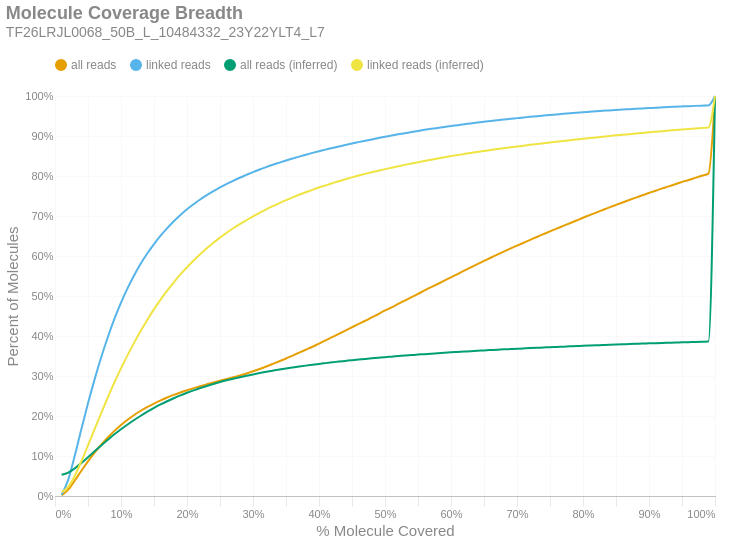

Here is the notebook cell this chart was saved with:
### Markdown cell above
### Molecule Read Coverage
This chart shows molecule coverage breadth as computed by the number of bases aligned to that molecule. In other words, "*how much of each unique long molecule is actually sequenced/aligned?*" Keep in mind there is a distinction between sequences and alignments, since some sequences belonging to a particular molecule may not align well and wouldn't appear in the alignment data. This chart also shows molecule coverage breadth as computed by the *inferred fragment* from which the aligned sequences originate. Unlike read coverage, this calculation takes into account the total insert size, including unsequenced gaps between the forward and reverse reads. Like the previous figures, these are cumulative percents.

### Code cell
if SKIPLR:
    print_html(f"Skipped")
else:
    binned_df = consolidated_hist(valids['coverage_bp'], mask, 0.01, True)
    binned_df_inf = consolidated_hist(valids['coverage_inserts'], mask, 0.01, True)
    binned_df = binned_df.with_columns(pl.lit(binned_df_inf['all reads (cumsum)']).alias('all reads (inferred)'))
    binned_df = binned_df.with_columns(pl.lit(binned_df_inf['linked reads (cumsum)']).alias('linked reads (inferred)'))
    binned_df = binned_df.with_columns(
        (pl.col('bin').cast(pl.Float64) + 0.01).alias('right_edge')
    )

    with SafeRender(binned_df):
        (
            density_plot(binned_df, 'Molecule Coverage Breadth', samplename, 'molcov', ['all reads (inferred)','linked reads (inferred)'])
            .encode(
                #x=alt.X('bin:Q', title="% Molecule Covered").axis(format = '%').scale(padding=0),
                x=alt.X('right_edge:Q', title="% Molecule Covered").axis(format='%').scale(padding=0),
                y=alt.Y('value:Q', title='Percent of Molecules')
                    .axis(format='%')
                    .stack(False)
                    .scale(domainMin=0, padding=0),
                color=alt.Color("key:N").scale(domain = ["all reads", "linked reads", "all reads (inferred)", "linked reads (inferred)"]),
                tooltip = [
                    alt.Tooltip("key:N", title = "Data Type"),
                    alt.Tooltip("range_label:N", title="% Molecule Covered"),
                    alt.Tooltip("value:Q", format = ".2%", title="% Molecules")
                ]
            )
        ).display()

### Figure 1 — Vega-Lite specification as saved in the notebook (floating-point values rounded to 4 significant figures)
{"width": "container", "height": 400, "config": {"title": {"anchor": "start", "dy": -15, "fontSize": 18, "color": "#888888", "subtitleColor": "#888888", "subtitleFontSize": 14}, "arc": {"fill": "#0072B2"}, "axis": {"domainColor": "#888888", "domainWidth": 0.5, "gridWidth": 0.2, "grid": false, "titleFontWeight": 400, "titleFontSize": 15, "labelFontSize": 11, "labelColor": "#888888", "tickColor": "#888888", "tickWidth": 0.2, "titleColor": "#888888"}, "axisBand": {"grid": false}, "axisX": {"grid": true, "tickSize": 10, "domainCap": "round"}, "axisY": {"domain": false, "grid": true, "tickSize": 0, "domainCap": "round"}, "background": "transparent", "header": {"labelFontSize": 15, "labelColor": "#888888", "titleFontSize": 15, "titleFontWeight": 600, "titleColor": "#888888"}, "legend": {"labelFont": "sans-serif", "labelFontSize": 12, "labelColor": "#888888", "symbolSize": 100, "symbolType": "circle", "titleFontSize": 12, "titlePadding": 10, "titleColor": "#888888", "title": null, "orient": "top"}, "range": {"category": ["#E69F00", "#56B4E9", "#009E73", "#F0E442", "#0072B2", "#D55E00", "#CC79A7", "#000000"], "diverging": ["#cfe8f3", "#a2d4ec", "#73bfe2", "#46abdb", "#1696d2", "#12719e"]}, "area": {"fill": "#0072B2", "fillOpacity": 0.7, "line": true, "strokeOpacity": 0.7}, "line": {"color": "#0072B2", "stroke": "#0072B2", "strokeWidth": 2}, "trail": {"color": "#0072B2", "stroke": "#0072B2", "strokeWidth": 0, "size": 1}, "point": {"filled": true, "fillOpacity": 1.0, "size": 95}, "text": {"color": "#888888", "fontSize": 11, "align": "right", "fontWeight": 400, "size": 11}, "bar": {"fill": "#0072B2", "stroke": null}, "view": {"stroke": null, "continuousWidth": 660, "continuousHeight": 400}}, "data": {"name": "data-a9d56c04a01b225cef2b59638274e54f"}, "mark": {"type": "line", "interpolate": "monotone", "point": {"opacity": 0, "size": 275}}, "encoding": {"color": {"field": "key", "scale": {"domain": ["all reads", "linked reads", "all reads (inferred)", "linked reads (inferred)"]}, "type": "nominal"}, "tooltip": [{"field": "key", "title": "Data Type", "type": "nominal"}, {"field": "range_label", "title": "% Molecule Covered", "type": "nominal"}, {"field": "value", "format": ".2%", "title": "% Molecules", "type": "quantitative"}], "x": {"axis": {"format": "%"}, "field": "right_edge", "scale": {"padding": 0}, "title": "% Molecule Covered", "type": "quantitative"}, "y": {"axis": {"format": "%"}, "field": "value", "scale": {"domainMin": 0, "padding": 0}, "stack": false, "title": "Percent of Molecules", "type": "quantitative"}}, "params": [{"name": "param_c36ac31b6afebe62", "select": {"type": "point", "fields": ["key"]}, "bind": "legend"}], "title": {"text": "Molecule Coverage Breadth", "subtitle": "TF26LRJL0068_50B_L_10484332_23Y22YLT4_L7"}, "transform": [{"fold": ["all reads (cumsum)", "linked reads (cumsum)", "all reads (inferred)", "linked reads (inferred)"]}, {"calculate": "replace(datum.key, ' (cumsum)', '')", "as": "key"}, {"filter": {"param": "param_c36ac31b6afebe62"}}], "usermeta": {"embedOptions": {"downloadFileName": "TF26LRJL0068_50B_L_10484332_23Y22YLT4_L7.molcov"}}, "$schema": "https://vega.github.io/schema/vega-lite/v6.4.1.json", "datasets": {"data-a9d56c04a01b225cef2b59638274e54f": [{"bin": "0.0", "interval": "0.0-0.01", "all reads": 0.00147, "linked reads": 0.002889, "all reads (cumsum)": 0.00147, "linked reads (cumsum)": 0.002889, "range_label": "0.0-0.01", "all reads (inferred)": 0.05296, "linked reads (inferred)": 0.009664, "right_edge": 0.01}, {"bin": "0.01", "interval": "0.01-0.02", "all reads": 0.01468, "linked reads": 0.03755, "all reads (cumsum)": 0.01615, "linked reads (cumsum)": 0.04043, "range_label": "0.01-0.02", "all reads (inferred)": 0.05848, "linked reads (inferred)": 0.02274, "right_edge": 0.02}, {"bin": "0.02", "interval": "0.02-0.03", "all reads": 0.02258, "linked reads": 0.06051, "all reads (cumsum)": 0.03874, "linked reads (cumsum)": 0.1009, "range_label": "0.02-0.03", "all reads (inferred)": 0.06908, "linked reads (inferred)": 0.05072, "right_edge": 0.03}, {"bin": "0.03", "interval": "0.03-0.04", "all reads": 0.02428, "linked reads": 0.06634, "all reads (cumsum)": 0.06302, "linked reads (cumsum)": 0.1673, "range_label": "0.03-0.04", "all reads (inferred)": 0.08246, "linked reads (inferred)": 0.08684, "right_edge": 0.04}, {"bin": "0.04", "interval": "0.04-0.05", "all reads": 0.0234, "linked reads": 0.06433, "all reads (cumsum)": 0.08641, "linked reads (cumsum)": 0.2316, "range_label": "0.04-0.05", "all reads (inferred)": 0.09709, "linked reads (inferred)": 0.1267, "right_edge": 0.05}, {"bin": "0.05", "interval": "0.05-0.06", "all reads": 0.02174, "linked reads": 0.06, "all reads (cumsum)": 0.1082, "linked reads (cumsum)": 0.2916, "range_label": "0.05-0.06", "all reads (inferred)": 0.1119, "linked reads (inferred)": 0.1675, "right_edge": 0.06}, {"bin": "0.06", "interval": "0.06-0.07", "all reads": 0.01994, "linked reads": 0.05514, "all reads (cumsum)": 0.1281, "linked reads (cumsum)": 0.3468, "range_label": "0.06-0.07", "all reads (inferred)": 0.1264, "linked reads (inferred)": 0.2074, "right_edge": 0.07}, {"bin": "0.07", "interval": "0.07-0.08", "all reads": 0.01813, "linked reads": 0.05016, "all reads (cumsum)": 0.1462, "linked reads (cumsum)": 0.3969, "range_label": "0.07-0.08", "all reads (inferred)": 0.1405, "linked reads (inferred)": 0.2463, "right_edge": 0.08}, {"bin": "0.08", "interval": "0.08-0.09", "all reads": 0.01655, "linked reads": 0.04584, "all reads (cumsum)": 0.1628, "linked reads (cumsum)": 0.4428, "range_label": "0.08-0.09", "all reads (inferred)": 0.1541, "linked reads (inferred)": 0.284, "right_edge": 0.09}, {"bin": "0.09", "interval": "0.09-0.1", "all reads": 0.01468, "linked reads": 0.04047, "all reads (cumsum)": 0.1775, "linked reads (cumsum)": 0.4832, "range_label": "0.09-0.1", "all reads (inferred)": 0.1668, "linked reads (inferred)": 0.3191, "right_edge": 0.1}, {"bin": "0.1", "interval": "0.1-0.11", "all reads": 0.01325, "linked reads": 0.03657, "all reads (cumsum)": 0.1907, "linked reads (cumsum)": 0.5198, "range_label": "0.1-0.11", "all reads (inferred)": 0.1788, "linked reads (inferred)": 0.3522, "right_edge": 0.11}, {"bin": "0.11", "interval": "0.11-0.12", "all reads": 0.01176, "linked reads": 0.03225, "all reads (cumsum)": 0.2025, "linked reads (cumsum)": 0.552, "range_label": "0.11-0.12", "all reads (inferred)": 0.19, "linked reads (inferred)": 0.3835, "right_edge": 0.12}, {"bin": "0.12", "interval": "0.12-0.13", "all reads": 0.01066, "linked reads": 0.02914, "all reads (cumsum)": 0.2131, "linked reads (cumsum)": 0.5812, "range_label": "0.12-0.13", "all reads (inferred)": 0.2006, "linked reads (inferred)": 0.4129, "right_edge": 0.13}, {"bin": "0.13", "interval": "0.13-0.14", "all reads": 0.009493, "linked reads": 0.02566, "all reads (cumsum)": 0.2226, "linked reads (cumsum)": 0.6069, "range_label": "0.13-0.14", "all reads (inferred)": 0.2107, "linked reads (inferred)": 0.4408, "right_edge": 0.14}, {"bin": "0.14", "interval": "0.14-0.15", "all reads": 0.008478, "linked reads": 0.0229, "all reads (cumsum)": 0.2311, "linked reads (cumsum)": 0.6297, "range_label": "0.14-0.15", "all reads (inferred)": 0.2202, "linked reads (inferred)": 0.4672, "right_edge": 0.15}, {"bin": "0.15", "interval": "0.15-0.16", "all reads": 0.007906, "linked reads": 0.02104, "all reads (cumsum)": 0.239, "linked reads (cumsum)": 0.6508, "range_label": "0.15-0.16", "all reads (inferred)": 0.2289, "linked reads (inferred)": 0.4911, "right_edge": 0.16}, {"bin": "0.16", "interval": "0.16-0.17", "all reads": 0.007183, "linked reads": 0.01895, "all reads (cumsum)": 0.2462, "linked reads (cumsum)": 0.6697, "range_label": "0.16-0.17", "all reads (inferred)": 0.2369, "linked reads (inferred)": 0.5133, "right_edge": 0.17}, {"bin": "0.17", "interval": "0.17-0.18", "all reads": 0.006594, "linked reads": 0.0172, "all reads (cumsum)": 0.2528, "linked reads (cumsum)": 0.6869, "range_label": "0.17-0.18", "all reads (inferred)": 0.2445, "linked reads (inferred)": 0.5342, "right_edge": 0.18}, {"bin": "0.18", "interval": "0.18-0.19", "all reads": 0.006107, "linked reads": 0.01562, "all reads (cumsum)": 0.2589, "linked reads (cumsum)": 0.7026, "range_label": "0.18-0.19", "all reads (inferred)": 0.2516, "linked reads (inferred)": 0.5539, "right_edge": 0.19}, {"bin": "0.19", "interval": "0.19-0.2", "all reads": 0.005642, "linked reads": 0.01423, "all reads (cumsum)": 0.2645, "linked reads (cumsum)": 0.7168, "range_label": "0.19-0.2", "all reads (inferred)": 0.2581, "linked reads (inferred)": 0.572, "right_edge": 0.2}, {"bin": "0.2", "interval": "0.2-0.21", "all reads": 0.005068, "linked reads": 0.01256, "all reads (cumsum)": 0.2696, "linked reads (cumsum)": 0.7293, "range_label": "0.2-0.21", "all reads (inferred)": 0.2641, "linked reads (inferred)": 0.5888, "right_edge": 0.21}, {"bin": "0.21", "interval": "0.21-0.22", "all reads": 0.004961, "linked reads": 0.012, "all reads (cumsum)": 0.2746, "linked reads (cumsum)": 0.7413, "range_label": "0.21-0.22", "all reads (inferred)": 0.2698, "linked reads (inferred)": 0.6045, "right_edge": 0.22}, {"bin": "0.22", "interval": "0.22-0.23", "all reads": 0.004651, "linked reads": 0.01072, "all reads (cumsum)": 0.2792, "linked reads (cumsum)": 0.7521, "range_label": "0.22-0.23", "all reads (inferred)": 0.2752, "linked reads (inferred)": 0.6193, "right_edge": 0.23}, {"bin": "0.23", "interval": "0.23-0.24", "all reads": 0.004502, "linked reads": 0.009955, "all reads (cumsum)": 0.2837, "linked reads (cumsum)": 0.762, "range_label": "0.23-0.24", "all reads (inferred)": 0.2802, "linked reads (inferred)": 0.633, "right_edge": 0.24}, {"bin": "0.24", "interval": "0.24-0.25", "all reads": 0.004481, "linked reads": 0.009469, "all reads (cumsum)": 0.2882, "linked reads (cumsum)": 0.7715, "range_label": "0.24-0.25", "all reads (inferred)": 0.2848, "linked reads (inferred)": 0.6459, "right_edge": 0.25}, {"bin": "0.25", "interval": "0.25-0.26", "all reads": 0.004185, "linked reads": 0.008339, "all reads (cumsum)": 0.2924, "linked reads (cumsum)": 0.7798, "range_label": "0.25-0.26", "all reads (inferred)": 0.2892, "linked reads (inferred)": 0.6582, "right_edge": 0.26}, {"bin": "0.26", "interval": "0.26-0.27", "all reads": 0.004324, "linked reads": 0.008164, "all reads (cumsum)": 0.2967, "linked reads (cumsum)": 0.788, "range_label": "0.26-0.27", "all reads (inferred)": 0.2933, "linked reads (inferred)": 0.6694, "right_edge": 0.27}, {"bin": "0.27", "interval": "0.27-0.28", "all reads": 0.004618, "linked reads": 0.007602, "all reads (cumsum)": 0.3013, "linked reads (cumsum)": 0.7956, "range_label": "0.27-0.28", "all reads (inferred)": 0.297, "linked reads (inferred)": 0.6796, "right_edge": 0.28}, {"bin": "0.28", "interval": "0.28-0.29", "all reads": 0.00496, "linked reads": 0.007153, "all reads (cumsum)": 0.3063, "linked reads (cumsum)": 0.8027, "range_label": "0.28-0.29", "all reads (inferred)": 0.3005, "linked reads (inferred)": 0.6894, "right_edge": 0.29}, {"bin": "0.29", "interval": "0.29-0.3", "all reads": 0.005485, "linked reads": 0.007114, "all reads (cumsum)": 0.3118, "linked reads (cumsum)": 0.8099, "range_label": "0.29-0.3", "all reads (inferred)": 0.304, "linked reads (inferred)": 0.699, "right_edge": 0.3}, {"bin": "0.3", "interval": "0.3-0.31", "all reads": 0.005847, "linked reads": 0.006398, "all reads (cumsum)": 0.3176, "linked reads (cumsum)": 0.8163, "range_label": "0.3-0.31", "all reads (inferred)": 0.3073, "linked reads (inferred)": 0.708, "right_edge": 0.31}, {"bin": "0.31", "interval": "0.31-0.32", "all reads": 0.006133, "linked reads": 0.006028, "all reads (cumsum)": 0.3237, "linked reads (cumsum)": 0.8223, "range_label": "0.31-0.32", "all reads (inferred)": 0.3104, "linked reads (inferred)": 0.7165, "right_edge": 0.32}, {"bin": "0.32", "interval": "0.32-0.33", "all reads": 0.006528, "linked reads": 0.005746, "all reads (cumsum)": 0.3303, "linked reads (cumsum)": 0.828, "range_label": "0.32-0.33", "all reads (inferred)": 0.3133, "linked reads (inferred)": 0.7246, "right_edge": 0.33}, {"bin": "0.33", "interval": "0.33-0.34", "all reads": 0.006709, "linked reads": 0.005329, "all reads (cumsum)": 0.337, "linked reads (cumsum)": 0.8334, "range_label": "0.33-0.34", "all reads (inferred)": 0.3161, "linked reads (inferred)": 0.7324, "right_edge": 0.34}, {"bin": "0.34", "interval": "0.34-0.35", "all reads": 0.006848, "linked reads": 0.005202, "all reads (cumsum)": 0.3438, "linked reads (cumsum)": 0.8386, "range_label": "0.34-0.35", "all reads (inferred)": 0.3188, "linked reads (inferred)": 0.7396, "right_edge": 0.35}, {"bin": "0.35", "interval": "0.35-0.36", "all reads": 0.007293, "linked reads": 0.005041, "all reads (cumsum)": 0.3511, "linked reads (cumsum)": 0.8436, "range_label": "0.35-0.36", "all reads (inferred)": 0.3212, "linked reads (inferred)": 0.7464, "right_edge": 0.36}, {"bin": "0.36", "interval": "0.36-0.37", "all reads": 0.007238, "linked reads": 0.00493, "all reads (cumsum)": 0.3584, "linked reads (cumsum)": 0.8485, "range_label": "0.36-0.37", "all reads (inferred)": 0.3236, "linked reads (inferred)": 0.753, "right_edge": 0.37}, {"bin": "0.37", "interval": "0.37-0.38", "all reads": 0.007354, "linked reads": 0.004774, "all reads (cumsum)": 0.3657, "linked reads (cumsum)": 0.8533, "range_label": "0.37-0.38", "all reads (inferred)": 0.3259, "linked reads (inferred)": 0.7594, "right_edge": 0.38}, {"bin": "0.38", "interval": "0.38-0.39", "all reads": 0.007444, "linked reads": 0.004492, "all reads (cumsum)": 0.3732, "linked reads (cumsum)": 0.8578, "range_label": "0.38-0.39", "all reads (inferred)": 0.3281, "linked reads (inferred)": 0.7654, "right_edge": 0.39}, {"bin": "0.39", "interval": "0.39-0.4", "all reads": 0.007934, "linked reads": 0.004254, "all reads (cumsum)": 0.3811, "linked reads (cumsum)": 0.8621, "range_label": "0.39-0.4", "all reads (inferred)": 0.3302, "linked reads (inferred)": 0.7711, "right_edge": 0.4}, {"bin": "0.4", "interval": "0.4-0.41", "all reads": 0.007873, "linked reads": 0.003937, "all reads (cumsum)": 0.389, "linked reads (cumsum)": 0.866, "range_label": "0.4-0.41", "all reads (inferred)": 0.3322, "linked reads (inferred)": 0.7765, "right_edge": 0.41}, {"bin": "0.41", "interval": "0.41-0.42", "all reads": 0.008227, "linked reads": 0.004074, "all reads (cumsum)": 0.3972, "linked reads (cumsum)": 0.8701, "range_label": "0.41-0.42", "all reads (inferred)": 0.3341, "linked reads (inferred)": 0.7818, "right_edge": 0.42}, {"bin": "0.42", "interval": "0.42-0.43", "all reads": 0.008292, "linked reads": 0.003882, "all reads (cumsum)": 0.4055, "linked reads (cumsum)": 0.8739, "range_label": "0.42-0.43", "all reads (inferred)": 0.336, "linked reads (inferred)": 0.787, "right_edge": 0.43}, {"bin": "0.43", "interval": "0.43-0.44", "all reads": 0.008034, "linked reads": 0.003552, "all reads (cumsum)": 0.4135, "linked reads (cumsum)": 0.8775, "range_label": "0.43-0.44", "all reads (inferred)": 0.3378, "linked reads (inferred)": 0.7918, "right_edge": 0.44}, {"bin": "0.44", "interval": "0.44-0.45", "all reads": 0.008337, "linked reads": 0.003744, "all reads (cumsum)": 0.4219, "linked reads (cumsum)": 0.8812, "range_label": "0.44-0.45", "all reads (inferred)": 0.3396, "linked reads (inferred)": 0.7967, "right_edge": 0.45}, {"bin": "0.45", "interval": "0.45-0.46", "all reads": 0.008233, "linked reads": 0.00348, "all reads (cumsum)": 0.4301, "linked reads (cumsum)": 0.8847, "range_label": "0.45-0.46", "all reads (inferred)": 0.3412, "linked reads (inferred)": 0.8011, "right_edge": 0.46}, {"bin": "0.46", "interval": "0.46-0.47", "all reads": 0.008064, "linked reads": 0.003383, "all reads (cumsum)": 0.4382, "linked reads (cumsum)": 0.8881, "range_label": "0.46-0.47", "all reads (inferred)": 0.3427, "linked reads (inferred)": 0.8053, "right_edge": 0.47}, {"bin": "0.47", "interval": "0.47-0.48", "all reads": 0.008421, "linked reads": 0.003287, "all reads (cumsum)": 0.4466, "linked reads (cumsum)": 0.8914, "range_label": "0.47-0.48", "all reads (inferred)": 0.3442, "linked reads (inferred)": 0.8093, "right_edge": 0.48}, {"bin": "0.48", "interval": "0.48-0.49", "all reads": 0.008306, "linked reads": 0.003536, "all reads (cumsum)": 0.4549, "linked reads (cumsum)": 0.8949, "range_label": "0.48-0.49", "all reads (inferred)": 0.3457, "linked reads (inferred)": 0.8133, "right_edge": 0.49}, {"bin": "0.49", "interval": "0.49-0.5", "all reads": 0.008964, "linked reads": 0.003306, "all reads (cumsum)": 0.4638, "linked reads (cumsum)": 0.8982, "range_label": "0.49-0.5", "all reads (inferred)": 0.3471, "linked reads (inferred)": 0.8172, "right_edge": 0.5}, {"bin": "0.5", "interval": "0.5-0.51", "all reads": 0.007737, "linked reads": 0.00292, "all reads (cumsum)": 0.4716, "linked reads (cumsum)": 0.9012, "range_label": "0.5-0.51", "all reads (inferred)": 0.3484, "linked reads (inferred)": 0.8207, "right_edge": 0.51}, {"bin": "0.51", "interval": "0.51-0.52", "all reads": 0.008639, "linked reads": 0.002981, "all reads (cumsum)": 0.4802, "linked reads (cumsum)": 0.9041, "range_label": "0.51-0.52", "all reads (inferred)": 0.3498, "linked reads (inferred)": 0.8244, "right_edge": 0.52}, {"bin": "0.52", "interval": "0.52-0.53", "all reads": 0.008395, "linked reads": 0.002865, "all reads (cumsum)": 0.4886, "linked reads (cumsum)": 0.907, "range_label": "0.52-0.53", "all reads (inferred)": 0.351, "linked reads (inferred)": 0.8278, "right_edge": 0.53}, {"bin": "0.53", "interval": "0.53-0.54", "all reads": 0.008325, "linked reads": 0.002754, "all reads (cumsum)": 0.4969, "linked reads (cumsum)": 0.9098, "range_label": "0.53-0.54", "all reads (inferred)": 0.3522, "linked reads (inferred)": 0.8311, "right_edge": 0.54}, {"bin": "0.54", "interval": "0.54-0.55", "all reads": 0.008303, "linked reads": 0.002907, "all reads (cumsum)": 0.5052, "linked reads (cumsum)": 0.9127, "range_label": "0.54-0.55", "all reads (inferred)": 0.3535, "linked reads (inferred)": 0.8344, "right_edge": 0.55}, {"bin": "0.55", "interval": "0.55-0.56", "all reads": 0.00861, "linked reads": 0.002759, "all reads (cumsum)": 0.5139, "linked reads (cumsum)": 0.9154, "range_label": "0.55-0.56", "all reads (inferred)": 0.3546, "linked reads (inferred)": 0.8375, "right_edge": 0.56}, {"bin": "0.56", "interval": "0.56-0.57", "all reads": 0.008204, "linked reads": 0.00253, "all reads (cumsum)": 0.5221, "linked reads (cumsum)": 0.918, "range_label": "0.56-0.57", "all reads (inferred)": 0.3558, "linked reads (inferred)": 0.8408, "right_edge": 0.57}, {"bin": "0.57", "interval": "0.57-0.58", "all reads": 0.007976, "linked reads": 0.002318, "all reads (cumsum)": 0.53, "linked reads (cumsum)": 0.9203, "range_label": "0.57-0.58", "all reads (inferred)": 0.357, "linked reads (inferred)": 0.8439, "right_edge": 0.58}, {"bin": "0.58", "interval": "0.58-0.59", "all reads": 0.00831, "linked reads": 0.002289, "all reads (cumsum)": 0.5383, "linked reads (cumsum)": 0.9226, "range_label": "0.58-0.59", "all reads (inferred)": 0.3581, "linked reads (inferred)": 0.8469, "right_edge": 0.59}, {"bin": "0.59", "interval": "0.59-0.6", "all reads": 0.008424, "linked reads": 0.002416, "all reads (cumsum)": 0.5468, "linked reads (cumsum)": 0.925, "range_label": "0.59-0.6", "all reads (inferred)": 0.3592, "linked reads (inferred)": 0.8498, "right_edge": 0.6}, {"bin": "0.6", "interval": "0.6-0.61", "all reads": 0.008149, "linked reads": 0.002155, "all reads (cumsum)": 0.5549, "linked reads (cumsum)": 0.9271, "range_label": "0.6-0.61", "all reads (inferred)": 0.3601, "linked reads (inferred)": 0.8524, "right_edge": 0.61}, {"bin": "0.61", "interval": "0.61-0.62", "all reads": 0.008419, "linked reads": 0.002237, "all reads (cumsum)": 0.5633, "linked reads (cumsum)": 0.9294, "range_label": "0.61-0.62", "all reads (inferred)": 0.3611, "linked reads (inferred)": 0.8551, "right_edge": 0.62}, {"bin": "0.62", "interval": "0.62-0.63", "all reads": 0.008273, "linked reads": 0.002075, "all reads (cumsum)": 0.5716, "linked reads (cumsum)": 0.9314, "range_label": "0.62-0.63", "all reads (inferred)": 0.3621, "linked reads (inferred)": 0.8577, "right_edge": 0.63}, {"bin": "0.63", "interval": "0.63-0.64", "all reads": 0.00814, "linked reads": 0.002213, "all reads (cumsum)": 0.5798, "linked reads (cumsum)": 0.9337, "range_label": "0.63-0.64", "all reads (inferred)": 0.363, "linked reads (inferred)": 0.8602, "right_edge": 0.64}, {"bin": "0.64", "interval": "0.64-0.65", "all reads": 0.007934, "linked reads": 0.001949, "all reads (cumsum)": 0.5877, "linked reads (cumsum)": 0.9356, "range_label": "0.64-0.65", "all reads (inferred)": 0.3639, "linked reads (inferred)": 0.8626, "right_edge": 0.65}, {"bin": "0.65", "interval": "0.65-0.66", "all reads": 0.007952, "linked reads": 0.001943, "all reads (cumsum)": 0.5956, "linked reads (cumsum)": 0.9375, "range_label": "0.65-0.66", "all reads (inferred)": 0.3648, "linked reads (inferred)": 0.8649, "right_edge": 0.66}, {"bin": "0.66", "interval": "0.66-0.67", "all reads": 0.007687, "linked reads": 0.001885, "all reads (cumsum)": 0.6033, "linked reads (cumsum)": 0.9394, "range_label": "0.66-0.67", "all reads (inferred)": 0.3657, "linked reads (inferred)": 0.8673, "right_edge": 0.67}, {"bin": "0.67", "interval": "0.67-0.68", "all reads": 0.007754, "linked reads": 0.001793, "all reads (cumsum)": 0.6111, "linked reads (cumsum)": 0.9412, "range_label": "0.67-0.68", "all reads (inferred)": 0.3666, "linked reads (inferred)": 0.8695, "right_edge": 0.68}, {"bin": "0.68", "interval": "0.68-0.69", "all reads": 0.007514, "linked reads": 0.001698, "all reads (cumsum)": 0.6186, "linked reads (cumsum)": 0.9429, "range_label": "0.68-0.69", "all reads (inferred)": 0.3674, "linked reads (inferred)": 0.8716, "right_edge": 0.69}, {"bin": "0.69", "interval": "0.69-0.7", "all reads": 0.007401, "linked reads": 0.001753, "all reads (cumsum)": 0.626, "linked reads (cumsum)": 0.9447, "range_label": "0.69-0.7", "all reads (inferred)": 0.3682, "linked reads (inferred)": 0.8738, "right_edge": 0.7}, {"bin": "0.7", "interval": "0.7-0.71", "all reads": 0.007154, "linked reads": 0.001735, "all reads (cumsum)": 0.6331, "linked reads (cumsum)": 0.9464, "range_label": "0.7-0.71", "all reads (inferred)": 0.369, "linked reads (inferred)": 0.8759, "right_edge": 0.71}, {"bin": "0.71", "interval": "0.71-0.72", "all reads": 0.007159, "linked reads": 0.001492, "all reads (cumsum)": 0.6403, "linked reads (cumsum)": 0.9479, "range_label": "0.71-0.72", "all reads (inferred)": 0.3698, "linked reads (inferred)": 0.878, "right_edge": 0.72}, {"bin": "0.72", "interval": "0.72-0.73", "all reads": 0.007236, "linked reads": 0.001685, "all reads (cumsum)": 0.6475, "linked reads (cumsum)": 0.9496, "range_label": "0.72-0.73", "all reads (inferred)": 0.3705, "linked reads (inferred)": 0.8799, "right_edge": 0.73}, {"bin": "0.73", "interval": "0.73-0.74", "all reads": 0.006975, "linked reads": 0.001489, "all reads (cumsum)": 0.6545, "linked reads (cumsum)": 0.9511, "range_label": "0.73-0.74", "all reads (inferred)": 0.3713, "linked reads (inferred)": 0.8818, "right_edge": 0.74}, {"bin": "0.74", "interval": "0.74-0.75", "all reads": 0.007097, "linked reads": 0.001439, "all reads (cumsum)": 0.6616, "linked reads (cumsum)": 0.9525, "range_label": "0.74-0.75", "all reads (inferred)": 0.372, "linked reads (inferred)": 0.8838, "right_edge": 0.75}, {"bin": "0.75", "interval": "0.75-0.76", "all reads": 0.006793, "linked reads": 0.001516, "all reads (cumsum)": 0.6684, "linked reads (cumsum)": 0.954, "range_label": "0.75-0.76", "all reads (inferred)": 0.3727, "linked reads (inferred)": 0.8856, "right_edge": 0.76}, {"bin": "0.76", "interval": "0.76-0.77", "all reads": 0.006761, "linked reads": 0.001429, "all reads (cumsum)": 0.6752, "linked reads (cumsum)": 0.9555, "range_label": "0.76-0.77", "all reads (inferred)": 0.3734, "linked reads (inferred)": 0.8875, "right_edge": 0.77}, {"bin": "0.77", "interval": "0.77-0.78", "all reads": 0.006785, "linked reads": 0.001296, "all reads (cumsum)": 0.682, "linked reads (cumsum)": 0.9568, "range_label": "0.77-0.78", "all reads (inferred)": 0.3741, "linked reads (inferred)": 0.8894, "right_edge": 0.78}, {"bin": "0.78", "interval": "0.78-0.79", "all reads": 0.006751, "linked reads": 0.001415, "all reads (cumsum)": 0.6887, "linked reads (cumsum)": 0.9582, "range_label": "0.78-0.79", "all reads (inferred)": 0.3748, "linked reads (inferred)": 0.8912, "right_edge": 0.79}, {"bin": "0.79", "interval": "0.79-0.8", "all reads": 0.006994, "linked reads": 0.001291, "all reads (cumsum)": 0.6957, "linked reads (cumsum)": 0.9595, "range_label": "0.79-0.8", "all reads (inferred)": 0.3755, "linked reads (inferred)": 0.8931, "right_edge": 0.8}, {"bin": "0.8", "interval": "0.8-0.81", "all reads": 0.00638, "linked reads": 0.001157, "all reads (cumsum)": 0.7021, "linked reads (cumsum)": 0.9606, "range_label": "0.8-0.81", "all reads (inferred)": 0.3761, "linked reads (inferred)": 0.8948, "right_edge": 0.81}, {"bin": "0.81", "interval": "0.81-0.82", "all reads": 0.006396, "linked reads": 0.001157, "all reads (cumsum)": 0.7085, "linked reads (cumsum)": 0.9618, "range_label": "0.81-0.82", "all reads (inferred)": 0.3768, "linked reads (inferred)": 0.8965, "right_edge": 0.82}, {"bin": "0.82", "interval": "0.82-0.83", "all reads": 0.006556, "linked reads": 0.001109, "all reads (cumsum)": 0.715, "linked reads (cumsum)": 0.9629, "range_label": "0.82-0.83", "all reads (inferred)": 0.3774, "linked reads (inferred)": 0.8982, "right_edge": 0.83}, {"bin": "0.83", "interval": "0.83-0.84", "all reads": 0.00646, "linked reads": 0.001128, "all reads (cumsum)": 0.7215, "linked reads (cumsum)": 0.964, "range_label": "0.83-0.84", "all reads (inferred)": 0.3781, "linked reads (inferred)": 0.9, "right_edge": 0.84}, {"bin": "0.84", "interval": "0.84-0.85", "all reads": 0.006226, "linked reads": 0.00112, "all reads (cumsum)": 0.7277, "linked reads (cumsum)": 0.9651, "range_label": "0.84-0.85", "all reads (inferred)": 0.3787, "linked reads (inferred)": 0.9016, "right_edge": 0.85}, {"bin": "0.85", "interval": "0.85-0.86", "all reads": 0.006134, "linked reads": 0.001043, "all reads (cumsum)": 0.7339, "linked reads (cumsum)": 0.9662, "range_label": "0.85-0.86", "all reads (inferred)": 0.3793, "linked reads (inferred)": 0.9032, "right_edge": 0.86}, {"bin": "0.86", "interval": "0.86-0.87", "all reads": 0.006046, "linked reads": 0.0009427, "all reads (cumsum)": 0.7399, "linked reads (cumsum)": 0.9671, "range_label": "0.86-0.87", "all reads (inferred)": 0.3798, "linked reads (inferred)": 0.9046, "right_edge": 0.87}, {"bin": "0.87", "interval": "0.87-0.88", "all reads": 0.005981, "linked reads": 0.001006, "all reads (cumsum)": 0.7459, "linked reads (cumsum)": 0.9681, "range_label": "0.87-0.88", "all reads (inferred)": 0.3804, "linked reads (inferred)": 0.9062, "right_edge": 0.88}, {"bin": "0.88", "interval": "0.88-0.89", "all reads": 0.005852, "linked reads": 0.0009268, "all reads (cumsum)": 0.7517, "linked reads (cumsum)": 0.9691, "range_label": "0.88-0.89", "all reads (inferred)": 0.381, "linked reads (inferred)": 0.9078, "right_edge": 0.89}, {"bin": "0.89", "interval": "0.89-0.9", "all reads": 0.005885, "linked reads": 0.0008529, "all reads (cumsum)": 0.7576, "linked reads (cumsum)": 0.9699, "range_label": "0.89-0.9", "all reads (inferred)": 0.3816, "linked reads (inferred)": 0.9092, "right_edge": 0.9}, {"bin": "0.9", "interval": "0.9-0.91", "all reads": 0.00547, "linked reads": 0.0008951, "all reads (cumsum)": 0.7631, "linked reads (cumsum)": 0.9708, "range_label": "0.9-0.91", "all reads (inferred)": 0.3821, "linked reads (inferred)": 0.9107, "right_edge": 0.91}, {"bin": "0.91", "interval": "0.91-0.92", "all reads": 0.005991, "linked reads": 0.0008318, "all reads (cumsum)": 0.7691, "linked reads (cumsum)": 0.9716, "range_label": "0.91-0.92", "all reads (inferred)": 0.3826, "linked reads (inferred)": 0.9121, "right_edge": 0.92}, {"bin": "0.92", "interval": "0.92-0.93", "all reads": 0.00503, "linked reads": 0.0008159, "all reads (cumsum)": 0.7741, "linked reads (cumsum)": 0.9724, "range_label": "0.92-0.93", "all reads (inferred)": 0.3831, "linked reads (inferred)": 0.9135, "right_edge": 0.93}, {"bin": "0.93", "interval": "0.93-0.94", "all reads": 0.005433, "linked reads": 0.0007209, "all reads (cumsum)": 0.7795, "linked reads (cumsum)": 0.9732, "range_label": "0.93-0.94", "all reads (inferred)": 0.3836, "linked reads (inferred)": 0.9148, "right_edge": 0.94}, {"bin": "0.94", "interval": "0.94-0.95", "all reads": 0.005621, "linked reads": 0.0007525, "all reads (cumsum)": 0.7852, "linked reads (cumsum)": 0.9739, "range_label": "0.94-0.95", "all reads (inferred)": 0.3842, "linked reads (inferred)": 0.9161, "right_edge": 0.95}, {"bin": "0.95", "interval": "0.95-0.96", "all reads": 0.0048, "linked reads": 0.0007341, "all reads (cumsum)": 0.79, "linked reads (cumsum)": 0.9747, "range_label": "0.95-0.96", "all reads (inferred)": 0.3847, "linked reads (inferred)": 0.9174, "right_edge": 0.96}, {"bin": "0.96", "interval": "0.96-0.97", "all reads": 0.005331, "linked reads": 0.0006601, "all reads (cumsum)": 0.7953, "linked reads (cumsum)": 0.9753, "range_label": "0.96-0.97", "all reads (inferred)": 0.3851, "linked reads (inferred)": 0.9187, "right_edge": 0.97}, {"bin": "0.97", "interval": "0.97-0.98", "all reads": 0.005237, "linked reads": 0.00061, "all reads (cumsum)": 0.8005, "linked reads (cumsum)": 0.9759, "range_label": "0.97-0.98", "all reads (inferred)": 0.3857, "linked reads (inferred)": 0.92, "right_edge": 0.98}, {"bin": "0.98", "interval": "0.98-0.99", "all reads": 0.005249, "linked reads": 0.0005651, "all reads (cumsum)": 0.8058, "linked reads (cumsum)": 0.9765, "range_label": "0.98-0.99", "all reads (inferred)": 0.3863, "linked reads (inferred)": 0.9214, "right_edge": 0.99}, {"bin": "0.99", "interval": "0.99-1.0", "all reads": 0.1942, "linked reads": 0.02351, "all reads (cumsum)": 1.0, "linked reads (cumsum)": 1.0, "range_label": "0.99-1.0", "all reads (inferred)": 1.0, "linked reads (inferred)": 1.0, "right_edge": 1.0}]}}
